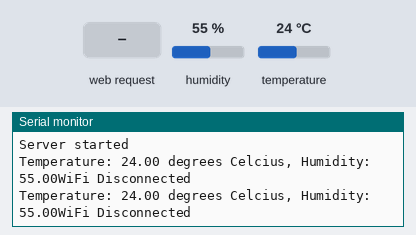
Bench run of a sketch on a simulated ESP8266 (NodeMCU). Parts: the last lines printed to the serial monitor. The inputs (shaded band) are chosen by the test bench; at power-on: humidity 55 %, temperature 24 °C. WiFi joins after 1.5 s; servers stay silent unless stated; uploads are accepted with an empty reply.

Above: at 5.8 s.
5.9 s: HTTP request GET /save received
At 14.2 s:
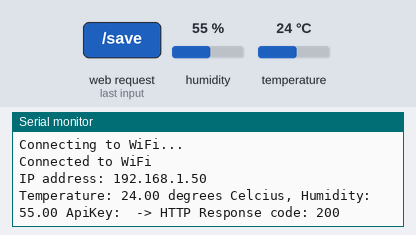
14.5 s: humidity set to 22 %
At 19.4 s:
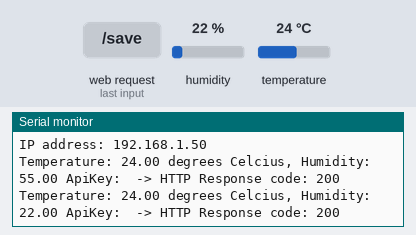
20.5 s: temperature set to 12 °C
At 24.3 s:
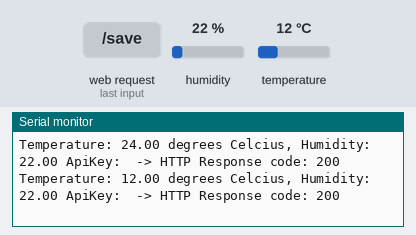
26.5 s: HTTP request GET /save?apiKey=1 received
At 31.2 s:
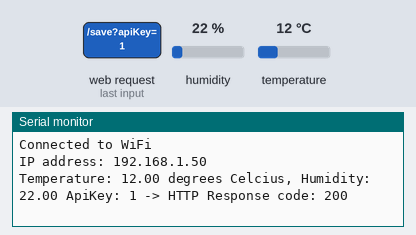
32.5 s: humidity set to 40 %
At 36.0 s:
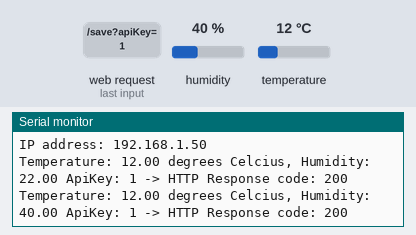
Timing chart, 0 to 37.5 s (numbered marks = the images above; inputs shaded):
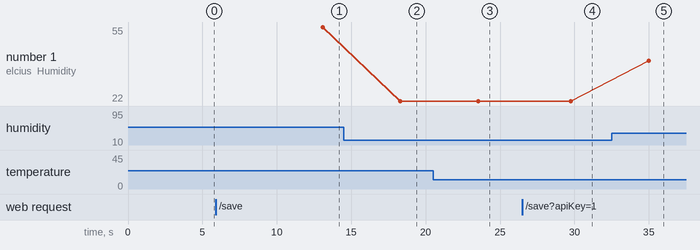

Measured:
- after the input at 5.9 s, the serial monitor: prints a new line after 6.2 s (image 1)
- after the input at 14.5 s, the serial monitor: prints a new line after 3.8 s (image 2)
- after the input at 20.5 s, the serial monitor: prints a new line after 3.0 s (image 3)
- after the input at 26.5 s, the serial monitor: prints a new line after 3.2 s (image 4)
- after the input at 32.5 s, the serial monitor: prints a new line after 2.5 s (image 5)
- plotted number 1: 55 → 22 after the input at 14.5 s, 22 → 40 after the input at 32.5 s

The sketch:

InsectBreeding.ino
```cpp
#include <ESP8266WiFi.h>
#include <ESP8266WebServer.h>
#include <DHT.h>
#include <WiFiClient.h>
#include <ESP8266HTTPClient.h>

const char* ssid = "Lab3";
const char* password = "123456lab78";

const char* serverUrl = "https://192.168.31.62:7202/api/LivingPlace/updateTH";

String newSSID;
String newPassword;
String apiKey;

ESP8266WebServer server(80);

#define DHTPIN 0  //pin where the dht11 is connected
DHT dht(DHTPIN, DHT11);


void setup() {
  Serial.begin(115200);
  delay(10);
  dht.begin();

  WiFi.mode(WIFI_AP);
  WiFi.softAP(ssid, password);

  Serial.println();
  Serial.print("AP IP address: ");
  Serial.println(WiFi.softAPIP());

  server.on("/", handleRoot);
  server.on("/save", handleSave);

  server.begin();
  Serial.println("Server started");
}

void handleRoot() {
  String html = "<html><body>";
  html += "<h1>Configure Wi-Fi</h1>";
  html += "<form method='POST' action='/save'>";
  html += "SSID: <input type='text' name='ssid'><br>";
  html += "Password: <input type='password' name='password'><br>";
  html += "API Key: <input type='text' name='apiKey'><br>";
  html += "<input type='submit' value='Save'>";
  html += "</form>";
  html += "</body></html>";
  server.send(200, "text/html", html);
}

void handleSave() {
  newSSID = server.arg("ssid");
  newPassword = server.arg("password");
  apiKey = server.arg("apiKey");

  server.send(200, "text/html", "Wi-Fi configuration saved. Restarting...");
  delay(1000);

  WiFi.softAPdisconnect(true);

  WiFi.begin(newSSID.c_str(), newPassword.c_str());

  int timeout = 10;
  while (WiFi.status() != WL_CONNECTED && timeout > 0) {
    delay(1000);
    timeout--;
    Serial.println("Connecting to WiFi...");
  }
  if (WiFi.status() == WL_CONNECTED) {
    Serial.println("Connected to WiFi");
    Serial.print("IP address: ");
    Serial.println(WiFi.localIP());
  }
}

void loop() {
  server.handleClient();

  float h = dht.readHumidity();
  float t = dht.readTemperature();

    if (isnan(h) || isnan(t)) {
      Serial.println("Failed to read from DHT sensor!");
      return;
  }

  Serial.print("Temperature: ");
  Serial.print(t);
  Serial.print(" degrees Celcius, Humidity: ");
  Serial.print(h);

  //Check WiFi connection status
  if (WiFi.status() == WL_CONNECTED) {

    Serial.print(" ApiKey: ");
    Serial.print(apiKey);

    WiFiClientSecure client;
    client.setInsecure();
    HTTPClient http;

    http.begin(client, serverUrl);

    http.addHeader("Content-Type", "application/json");

    // Send HTTP POST request
    int httpResponseCode = http.POST("{\"livingPlaceId\":\"" + apiKey + "\",\"Temperature\":" + String(t) + ",\"Humidity\":" + String(h) + "}");

    Serial.print(" -> HTTP Response code: ");
    Serial.println(httpResponseCode);

    if (httpResponseCode != HTTP_CODE_OK) {
      Serial.print("HTTP Error: ");
      Serial.println(http.errorToString(httpResponseCode).c_str());
    }
    // Free resources
    http.end();
  } else {
    Serial.println("WiFi Disconnected");
  }


  delay(5000);
}
```
